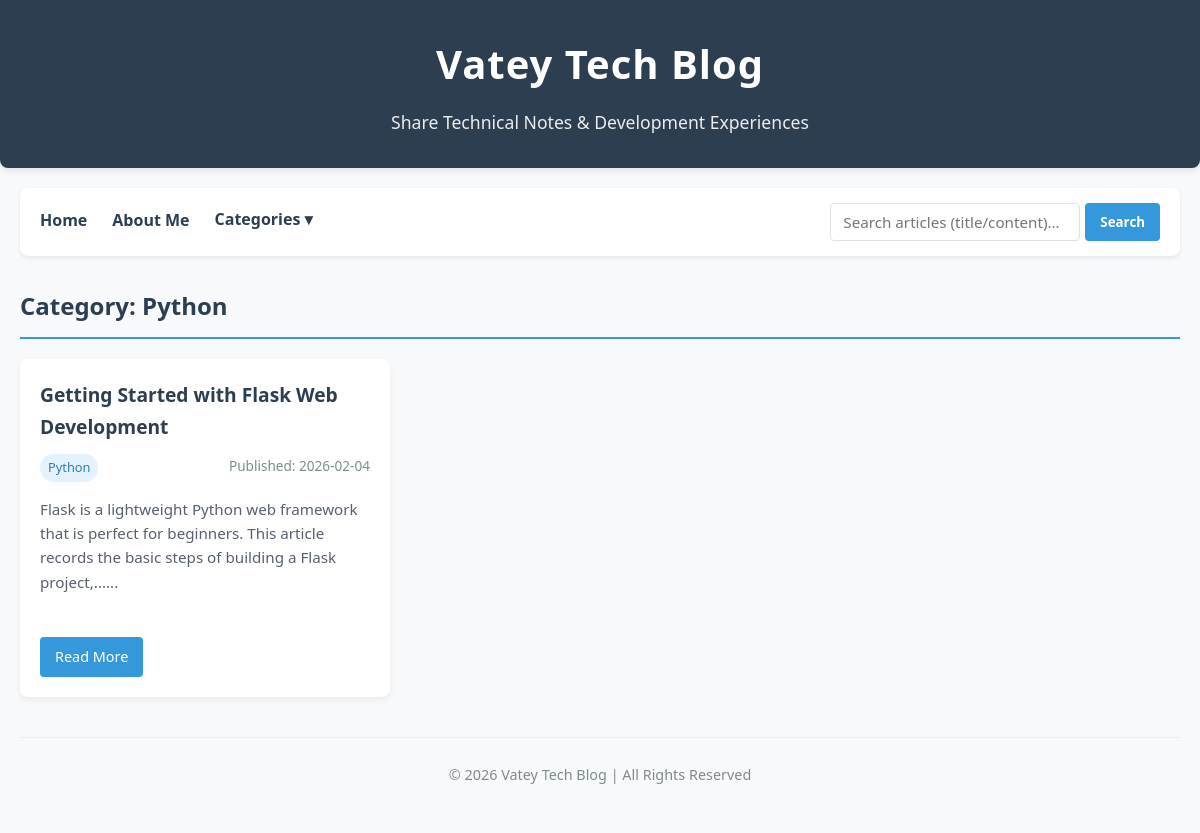
Screenshot of /category/Python with the database file from the repository.
### tables this page shows
CREATE TABLE posts (
                id INTEGER PRIMARY KEY AUTOINCREMENT,
                title TEXT NOT NULL,
                category TEXT NOT NULL,
                content TEXT NOT NULL,
                date TEXT NOT NULL
            );

### app.py (the view)
@app.route('/category/<category_name>')
def category_posts(category_name):
    search_query = request.args.get('query', '').strip()
    conn = get_db_connection()
    if search_query:
        posts = conn.execute('''
            SELECT * FROM posts
            WHERE category = ? AND (title LIKE ? OR content LIKE ?)
            ORDER BY id DESC
        ''', (category_name, f'%{search_query}%', f'%{search_query}%')).fetchall()
    else:
        posts = conn.execute(
            'SELECT * FROM posts WHERE category = ? ORDER BY id DESC',
            (category_name,)
        ).fetchall()
    conn.close()
    return render_template(
        'category.html',
        data=BLOG_GLOBAL_DATA,
        categories=get_all_categories(),
        category_name=category_name,
        posts=posts,
        search_query=search_query  # 新增：传递搜索词，实现搜索框回显
    )

### utils/db.py (called while the page is built)
def get_db_connection():
    conn = sqlite3.connect(DATABASE)
    conn.row_factory = sqlite3.Row  # 字典形式返回结果
    return conn

def get_all_categories():
    conn = get_db_connection()
    categories = conn.execute('SELECT DISTINCT category FROM posts ORDER BY category').fetchall()
    conn.close()
    return [cat['category'] for cat in categories]

### templates/category.html (shortened to what this page needs)
<!DOCTYPE html>
<html lang="en">
<head>
    <link rel="stylesheet" href="{{ url_for('static', filename='css/style.css') }}">
</head>
<body>
    <header>
        <h1>{{ data.title }}</h1>
        <p>{{ data.subtitle }}</p>
    </header>
    <div class="nav-search-container">
        <div class="nav-links">
            <a href="/">Home</a>
            <a href="/about">About Me</a>
            {% if categories %}
                <div class="dropdown">
                    <button class="dropdown-btn">Categories ▾</button>
                </div>
            {% endif %}
        </div>
        <form class="search-form" action="/" method="GET">
            <input type="text" name="query" placeholder="Search articles (title/content)..." value="{{ request.args.get('query', '') }}">
            <button type="submit">Search</button>
        </form>
    </div>
    <main>
        <h2 class="category-title">Category: {{ category_name }}</h2>
        {% if posts %}
            <div class="articles-grid">
                {% for post in posts %}
                    <div class="article-card">
                        <h3><a href="/article/{{ post.id }}">{{ post.title }}</a></h3>
                        <div class="article-meta">
                            <span class="category-tag">{{ post.category }}</span>
                            <span>Published: {{ post.date }}</span>
                        </div>
                        <p class="article-excerpt">{{ post.content|striptags|truncate(150) }}...</p>
                        <a href="/article/{{ post.id }}" class="read-more">Read More</a>
                    </div>
                {% endfor %}
            </div>
        {% endif %}
    </main>
    <footer>
        <p>© 2026 {{ data.title }} | All Rights Reserved</p>
    </footer>
</body>
</html>

### static/css/style.css (style rules this page uses)
* { margin: 0; padding: 0; box-sizing: border-box; font-family: 'Segoe UI', Tahoma, Geneva, Verdana, sans-serif; }
body { background-color: #f8f9fa; color: #2d3436; line-height: 1.7; padding: 0; margin: 0 auto; max-width: 1200px; }
header { text-align: center; padding: 30px 20px; background-color: #2c3e50; color: white; border-radius: 0 0 8px 8px; margin-bottom: 20px; box-shadow: 0 2px 8px rgba(0,0,0,0.1); }
header h1 { font-size: 2.5rem; margin-bottom: 10px; letter-spacing: 1px; }
header p { font-size: 1.1rem; opacity: 0.9; font-weight: 300; }
.nav-search-container { display: flex; flex-wrap: wrap; justify-content: space-between; align-items: center; padding: 15px 20px; background-color: white; border-radius: 8px; box-shadow: 0 2px 4px rgba(0,0,0,0.08); margin: 0 20px 30px; gap: 15px; }
.nav-links { display: flex; flex-wrap: wrap; gap: 25px; align-items: center; }
.nav-links a { text-decoration: none; color: #2c3e50; font-weight: 600; font-size: 1rem; transition: all 0.3s ease; padding: 6px 0; line-height: 1.2; border-bottom: 2px solid transparent; }
.dropdown { position: relative; display: inline-block; padding-bottom: 2px; }
.dropdown-btn { background: none; border: none; outline: none; cursor: pointer; margin: 0; padding: 0; color: #2c3e50; font-weight: 600; font-size: 1rem; cursor: pointer; padding: 6px 0; line-height: 1.2; border-bottom: 2px solid transparent; transition: all 0.3s ease; display: flex; align-items: center; gap: 3px; display: inline-block; }
.search-form { display: flex; gap: 5px; }
.search-form input { padding: 8px 12px; border: 1px solid #dee2e6; border-radius: 4px; outline: none; font-size: 0.95rem; width: 250px; transition: border 0.3s; }
.search-form button { padding: 8px 15px; border: none; border-radius: 4px; background-color: #3498db; color: white; font-weight: 600; cursor: pointer; transition: background 0.3s; }
main { padding: 0 20px; margin-bottom: 40px; }
.category-title { color: #2c3e50; margin-bottom: 20px; padding-bottom: 10px; border-bottom: 2px solid #3498db; font-size: 1.5rem; }
.articles-grid { display: grid; grid-template-columns: repeat(auto-fill, minmax(350px, 1fr)); gap: 25px; margin-top: 20px; }
.article-card { background-color: white; border-radius: 8px; box-shadow: 0 3px 6px rgba(0,0,0,0.06); padding: 20px; transition: transform 0.3s ease, box-shadow 0.3s ease; }
.article-card h3 { margin-bottom: 10px; }
.article-card h3 a { text-decoration: none; color: #2c3e50; transition: color 0.3s; font-size: 1.2rem; }
.article-meta { color: #7f8c8d; font-size: 0.85rem; margin-bottom: 15px; display: flex; justify-content: space-between; }
.category-tag { padding: 3px 8px; background-color: #e3f2fd; color: #2980b9; border-radius: 20px; font-size: 0.8rem; font-weight: 500; }
.article-excerpt { color: #57606f; font-size: 0.95rem; margin-bottom: 20px; line-height: 1.6; min-height: 120px; }
.read-more { text-decoration: none; color: white; background-color: #3498db; padding: 8px 15px; border-radius: 4px; font-size: 0.9rem; font-weight: 500; transition: background 0.3s; display: inline-block; }
footer { text-align: center; padding: 25px 20px; color: #7f8c8d; font-size: 0.9rem; border-top: 1px solid #eee; margin: 0 20px 20px; }

### rows the page displays
posts: category "Python", title "Getting Started with Flask Web Development", date "2026-02-04", content "Flask is a lightweight Python web framework that is perfect for beginners. This article records the basic steps of building a Flask project,..."

### other values shown
{{ data.title }} "Vatey Tech Blog"
{{ data.subtitle }} "Share Technical Notes & Development Experiences"
